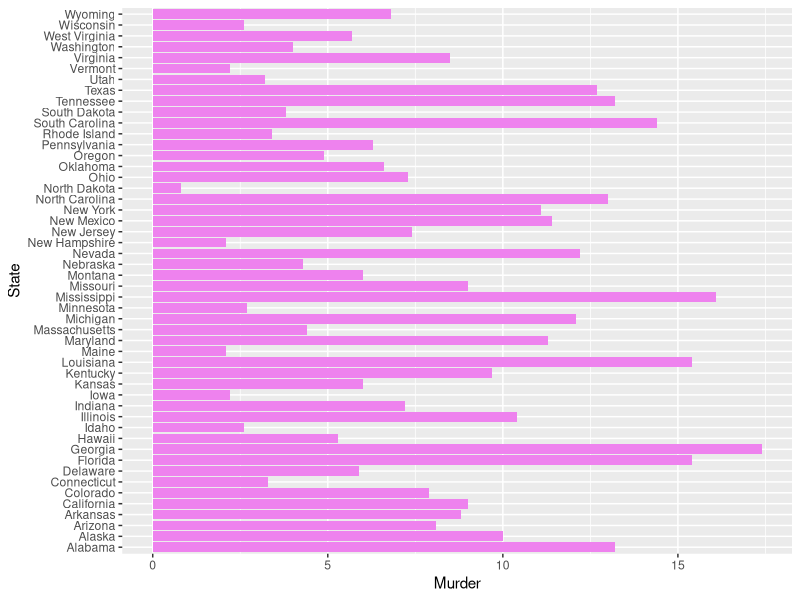
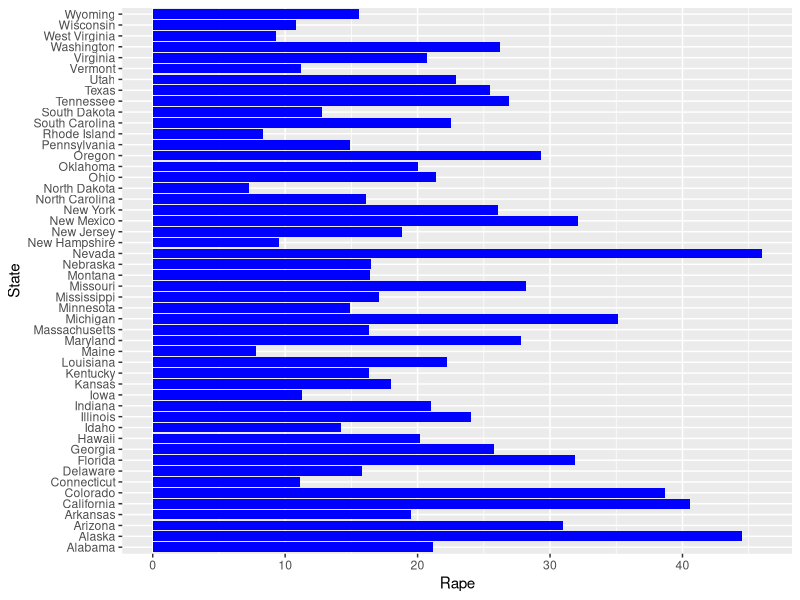
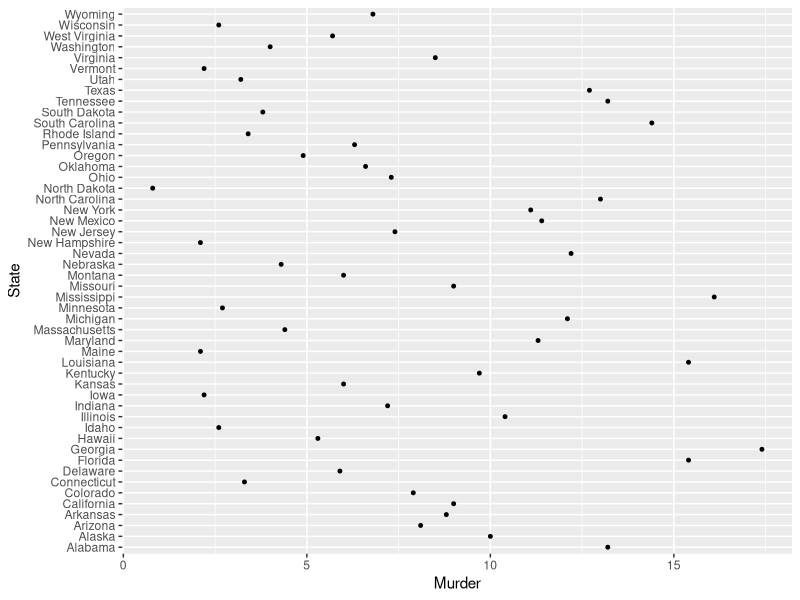
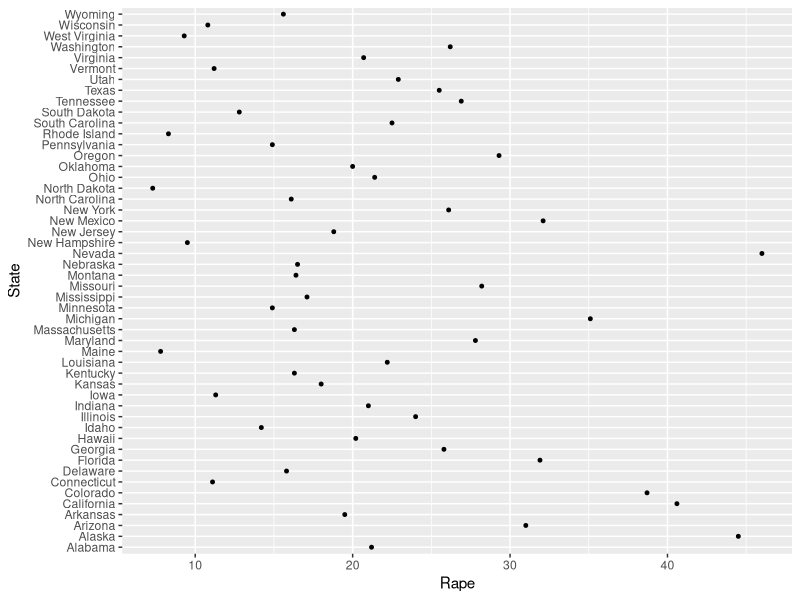
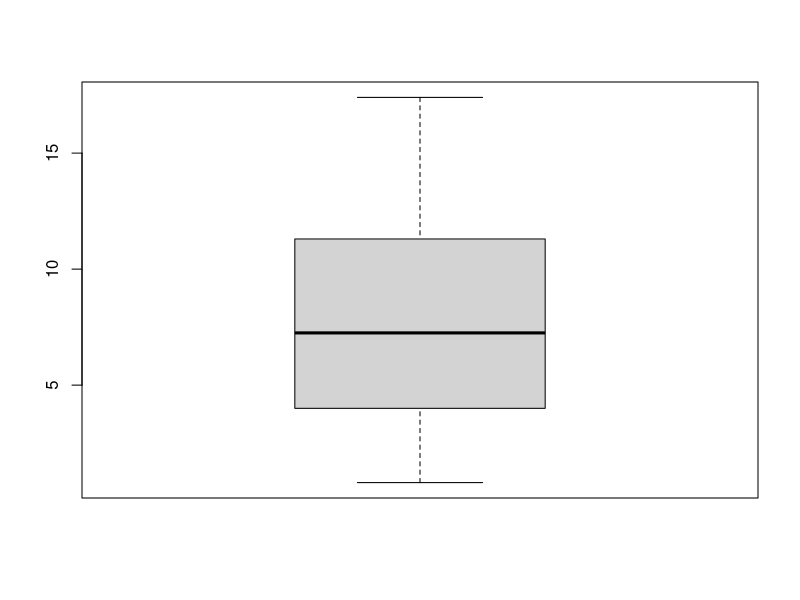
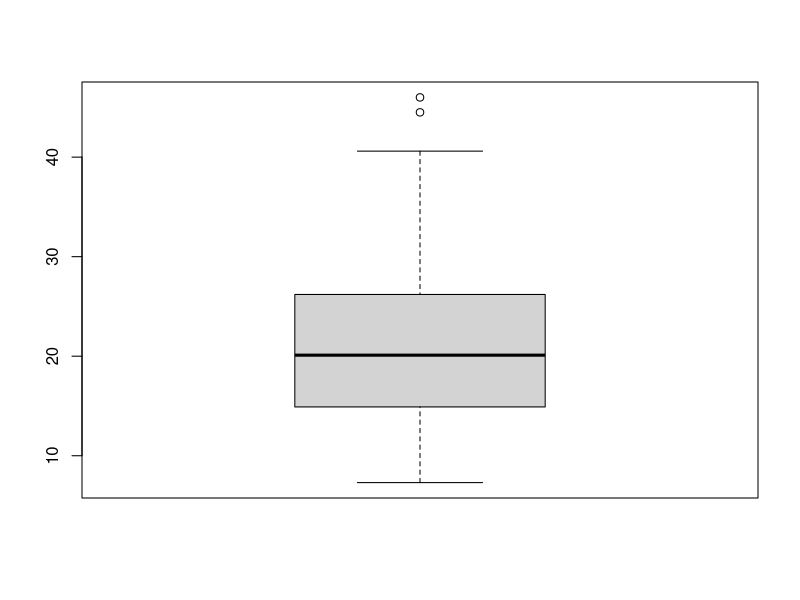
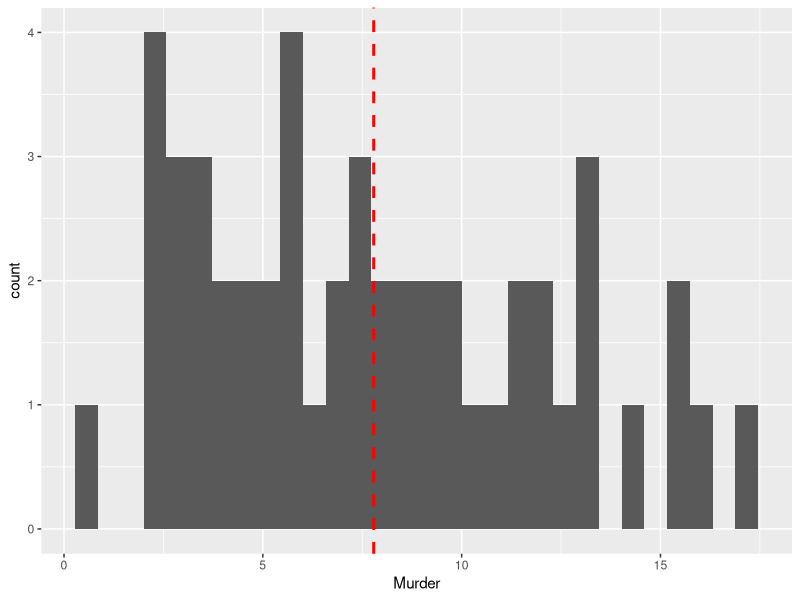
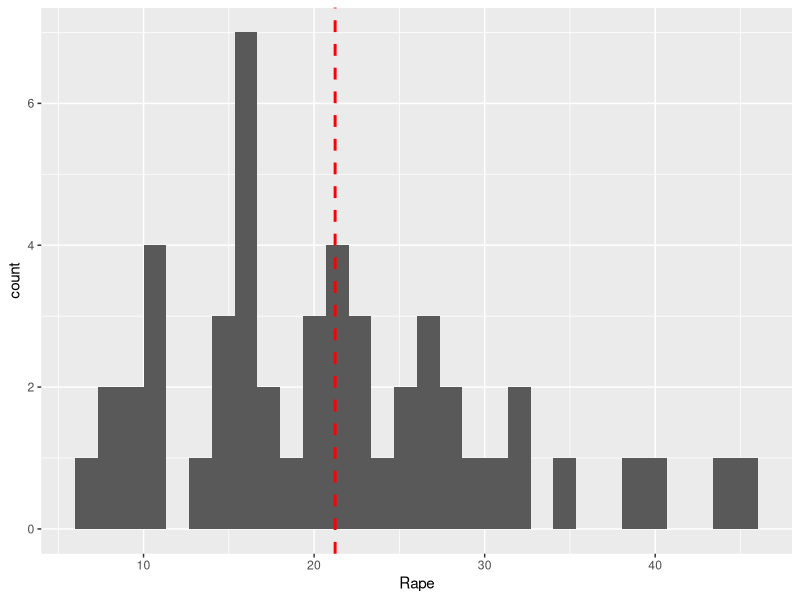

The R script that drew these images, in order:
# Week 2 labs

## "USArrests" lab ####
# Use the “USArrests” data set to answer the following questions: (this data set
# belongs to the “datasets” library). FYI, Murder and Rape numbers are per
# 100,000. You can find more info about the data set here:
# https://stat.ethz.ch/R-manual/R-devel/library/datasets/html/USArrests.html

# load library & data
library(datasets)
library(dplyr)
library(ggplot2)

USArrests <- USArrests

arrests <- USArrests

# examine data

colnames(arrests)
str(arrests)
View(arrests) # rows are by state, but the state's column has no name


# so first, I'm going to name the column with states, "State"
arrests_2 <- setNames(cbind(rownames(arrests), arrests, row.names = NULL), 
         c("State", "Murder", "Assault", "UrbanPop", "Rape"))

colnames(arrests_2) # just to check that it worked



# 1.) Which state has the highest rate of Murder? How about Rape?

state_murder <- select(arrests_2, -(Assault:Rape))
state_murder # removed variables except for State & Murder

state_by_murderRate <- arrange(state_murder, desc(Murder))
head(state_by_murderRate) # Georgia has the highest murder rate at 17.4 (per 100k)


plot_state_mRate <- ggplot(data = state_murder, aes(x = State, y = Murder)) + 
    geom_bar(stat="identity", position="dodge", fill = "violet") + coord_flip() 

# + scale_x_discrete(limits= state_murder$State) - should put states in order by 
# murder rate, but not working...anyway...

plot_state_mRate # it's a crowded plot, but all 50 states are on there



state_rape <- select(arrests_2, -(Murder:UrbanPop))
state_rape # removed variables except for State & Rape

rape_by_state <- arrange(arrests_2, desc(Rape))
head(rape_by_state) # Nevada has the highest instances of rape at 12.2 (per 100k)

plot_state_rRate <- ggplot(data = state_rape, aes(x = State, y = Rape)) + 
    geom_bar(stat="identity", position="dodge", fill = "blue") + coord_flip()

plot_state_rRate # another crowded plot, but otherwise good




# 2.) Which state has the lowest rate of Murder? How about Rape?

tail(state_by_murderRate)
tail(rape_by_state)

# North Dakota has loweest murder rate & as well as the lowest instances of rape
# at 0.8 murders & 0.8 rapes (per 100k), respectively

state_mRate_scatPlot <- ggplot(state_by_murderRate, aes(Murder, State)) +
    geom_point(size = 1) 

state_mRate_scatPlot # pretty ugly & unhelpful scatter plot
    

state_rRate_scatPlot <- ggplot(rape_by_state, aes(Rape, State)) +
    geom_point(size = 1) 

state_rRate_scatPlot # again, scatter plot not great for this kind of data



# 3.) What is the average rate of Rape and Murder in the whole US?

summarise(arrests_2, ave_Murder = mean(Murder), ave_Rape = mean(Rape))
# the average murder rate for the US as a whole is 7.788 (per 100k)
# the average instance of rape for the US as a whole is 21. 232 (per 100k)


# before graphing murders & rapes for the entire US, I will rearrage the data a 
# little using dplyr:
US_mRate <- select(arrests_2, Murder)
US_mRate

US_rRate <- select(arrests_2, Rape)
US_rRate 

# now make box plots:
US_mRate.boxplot <- boxplot(US_mRate[,1])   
US_mRate.boxplot # very basic boxplot, but it works

US_rRate.boxplot <- boxplot(US_rRate[,1]) # use col 1 b/c only 1 col in US_rRate  
US_rRate.boxplot




# 4.) Use a histogram to show the distribution of Murder rates.

US_mRate.hist <- ggplot(US_mRate, aes(Murder)) + geom_histogram() +
    geom_vline(aes(xintercept=mean(Murder, na.rm=T)),   # Ignore NA values for mean
               color="red", linetype="dashed", size=1)
US_mRate.hist



US_rRate.hist <- ggplot(US_rRate, aes(Rape)) + geom_histogram() +
    geom_vline(aes(xintercept=mean(Rape, na.rm=T)),   # Ignore NA values for mean
               color="red", linetype="dashed", size=1) 
US_rRate.hist




# 5.) Use a plot to investigate if there is any correlation between Murder and Rape rates?

# I want to make a scatter plot looking at the variables of the US as a whole
# so I'm goint to make a data frame w/o the State col

US_all_data <- select(arrests_2, -(State))
head(US_all_data)

# murder vs rape histogram w/ linear regression line & shadded confidence interval

US_all_data.scatplot <- ggplot(US_all_data, aes(Murder, Rape, colour = "organe")) +
    geom_point() + geom_smooth(method=lm) 

US_all_data.scatplot





# 6.) Exclude the 3 states from the data set which have the highest rate of Rapes.

rape_by_state$State[1:3]
# Nevada, Alaska, & California have the highest rates

top_3 <- c("Nevada", "Alaska", "California")
minus_top_3 <- filter(rape_by_state, !State %in% top_3)
minus_top_3 # the top 3 states are no longer there





## "chickwts" lab ####

# Use the “chickwts” data set to answer the following questions: You can find more 
# info about the data set here:
# https://stat.ethz.ch/R-manual/R-devel/library/datasets/html/chickwts.html

# libraries are already loaded, load data

chickwts <- chickwts
chickwts # 2 variables - "weight" (grams) & type of "feed"


# 1.) Plot a boxplot for each feed type to compare their weights.


# 2.) For the above boxplots, assign different colors to each boxplot.


# 3.) According to the plots, which feed type results in a higher weight in average?


# 4.) Which feed type has the highest weight? Which one has the lowest?


# 5.) Plot a Violin plot for each feed type to compare the distributions of their weights.

